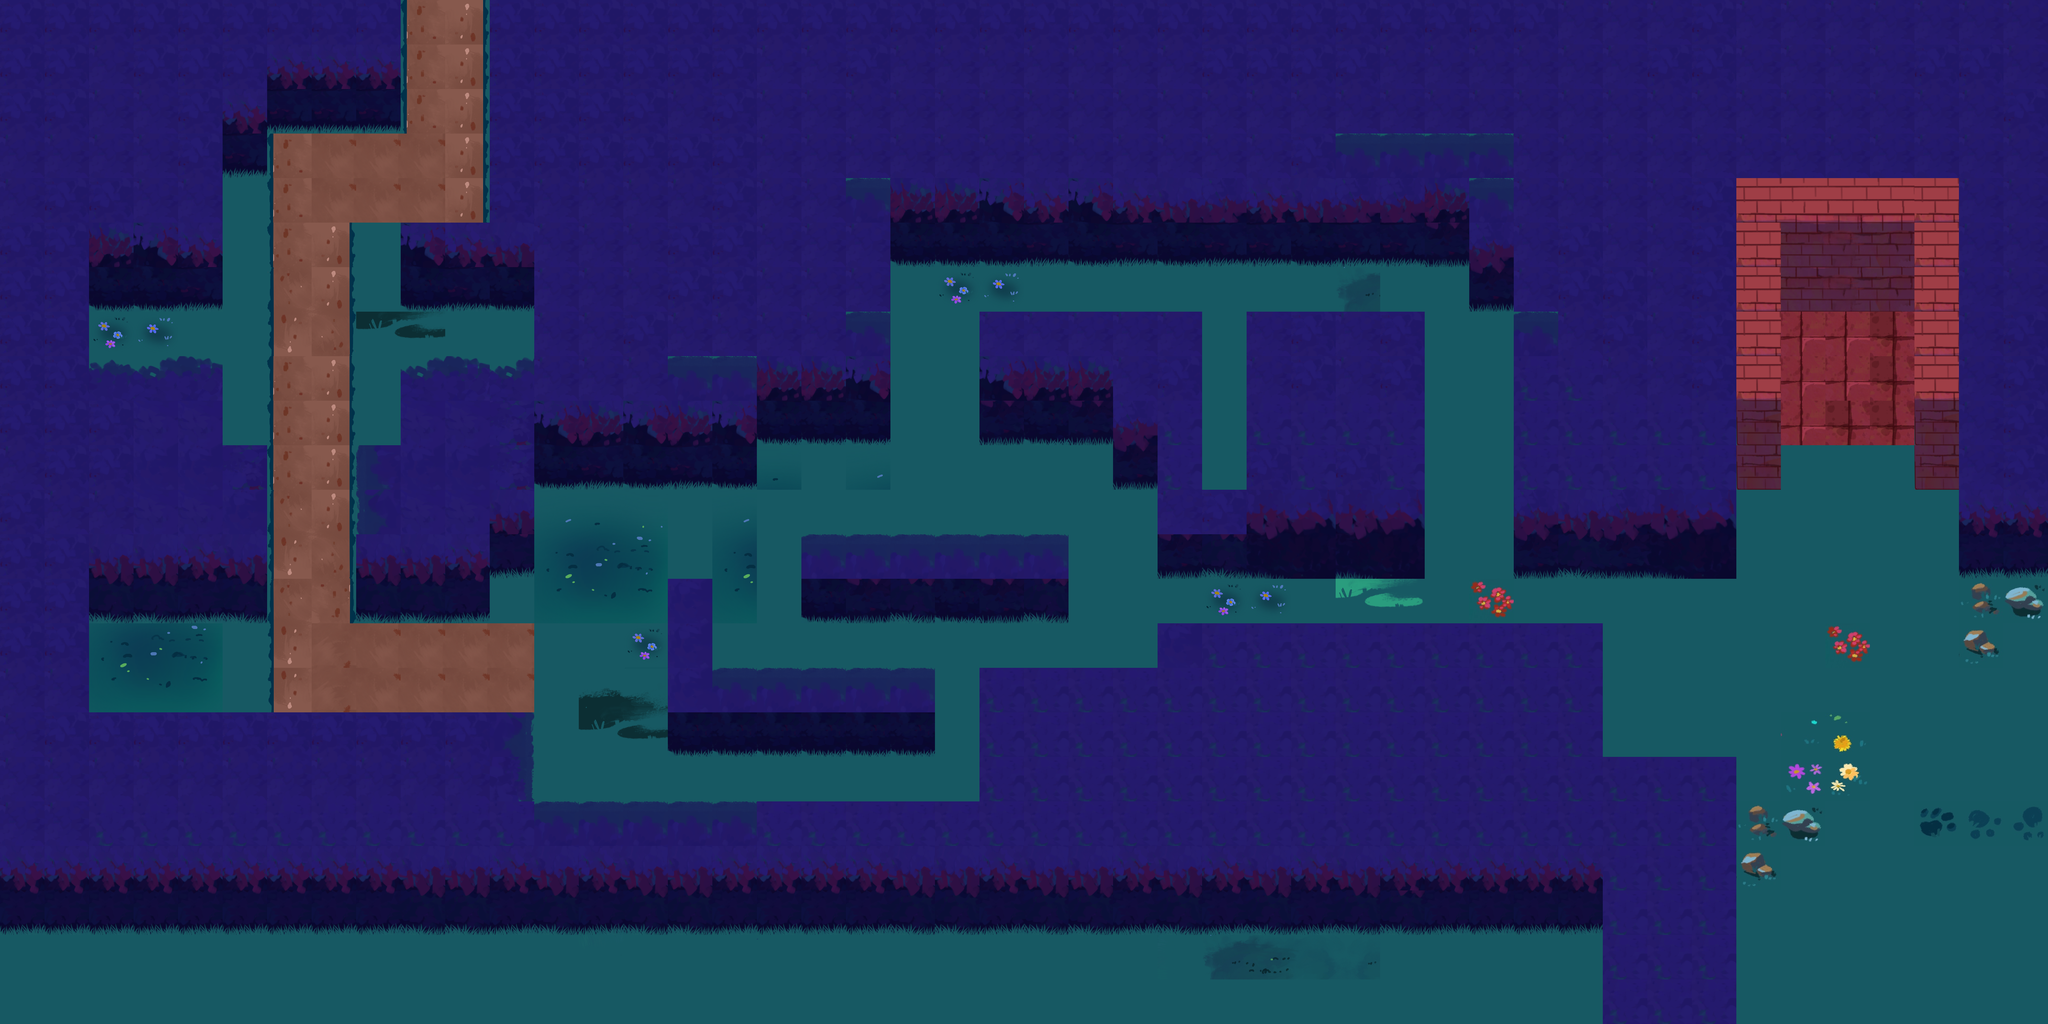

This game map was drawn from its Tiled (.tmx) file and the tilesets committed beside it. A one-line description and the trimmed map source follow:
An orthogonal 46x23 tile map with 128x128 px tiles, 1 tile layer (ground), 5 tilesets and 53 objects (3x Guard, Exit, Octopus, Cat, Camera).

<map version="1.10" tiledversion="1.11.2" orientation="orthogonal" renderorder="right-down" width="46" height="23" tilewidth="128" tileheight="128" infinite="0" nextlayerid="4" nextobjectid="348">
 <tileset firstgid="1" source="../../tilesets/path-1.tsx" />
 <tileset firstgid="211" source="../../tilesets/path-2.tsx" />
 <tileset firstgid="421" source="../../tilesets/walls-1.tsx" />
 <tileset firstgid="631" source="../../tilesets/path-3.tsx" />
 <tileset firstgid="887" source="../../tilesets/decorations.tsx" />
 <layer id="1" name="ground" width="46" height="23">
  <data>[1058 cells, 1058 non-empty, 118 distinct tile ids]</data>
 </layer>
 <objectgroup id="2" name="walls">
  <object id="225" x="1792" y="896" width="768" height="384" />
  <object id="229" x="2432" y="384" width="1536" height="384" />
  <object id="231" x="2432" y="768" width="128" height="128" />
  <object id="234" x="3328" y="1408" width="512" height="256" />
  <object id="236" x="4224" y="384" width="384" height="512" />
  <object id="245" x="2304" y="1536" width="768" height="256" />
  <object id="247" x="2816" y="896" width="640" height="384" />
  <object id="248" x="3200" y="1280" width="256" height="128" />
  <object id="249" x="3584" y="896" width="512" height="512" />
  <object id="250" x="3840" y="1408" width="256" height="256" />
  <object id="252" x="2176" y="1920" width="512" height="256" />
  <object id="253" x="2816" y="1920" width="512" height="384" />
  <object id="254" x="1536" y="1024" width="256" height="384" />
  <object id="255" x="1792" y="1280" width="384" height="128" />
  <object id="256" x="3968" y="384" width="256" height="384" />
  <object id="274" x="1408" y="1024" width="128" height="640" />
  <object id="275" x="1536" y="2304" width="1792" height="384" />
  <object id="276" x="1536" y="0" width="4352" height="384" />
  <object id="279" x="1536" y="384" width="896" height="512" />
  <object id="280" x="1536" y="896" width="256" height="128" />
  <object id="282" x="3328" y="1792" width="1280" height="896" />
  <object id="283" x="4608" y="2176" width="384" height="768" />
  <object id="285" x="4352" y="896" width="640" height="768" />
  <object id="286" x="4608" y="384" width="512" height="512" />
  <object id="287" x="5120" y="384" width="768" height="256" />
  <object id="288" x="4992" y="896" width="128" height="512" />
  <object id="298" x="0" y="896" width="256" height="896" />
  <object id="300" x="0" y="1792" width="256" height="896" />
  <object id="301" x="256" y="2048" width="1280" height="640" />
  <object id="305" x="768" y="0" width="384" height="384" />
  <object id="309" x="1408" y="0" width="128" height="640" />
  <object id="325" x="0" y="0" width="640" height="896" />
  <object id="327" x="640" y="0" width="128" height="512" />
  <object id="329" x="256" y="1024" width="384" height="768" />
  <object id="331" x="640" y="1280" width="128" height="512" />
  <object id="332" x="1024" y="1280" width="384" height="512" />
  <object id="334" x="1152" y="1024" width="256" height="256" />
  <object id="335" x="1152" y="640" width="384" height="256" />
  <object id="345" x="1920" y="1664" width="128" height="512" />
  <object id="346" x="2048" y="1920" width="128" height="256" />
  <object id="347" x="1152" y="0" width="256" height="128" />
 </objectgroup>
 <objectgroup id="3" name="objects">
  <object id="215" type="Guard" x="2344" y="1376">
   <properties>
    <property name="angle" type="float" value="0" />
    <property name="category" value="00100" />
    <property name="exclude" value="00100" />
    <property name="force" type="float" value="1.5" />
    <property name="fov" type="float" value="60" />
    <property name="maxSpeed" type="float" value="10" />
    <property name="path" type="object" value="216" />
    <property name="radius" type="float" value="0.5" />
    <property name="spriteRadius" type="float" value="1" />
    <property name="viewDistance" type="float" value="5" />
   </properties>
   <point />
  </object>
  <object id="216" x="2672" y="1376">
   <polyline points="-212.048,-19.58 491.313,-46.3633 506.422,508.929 -420.347,500.851" />
  </object>
  <object id="218" x="3176" y="1808">
   <polyline points="-31.6449,50.9088 -962.727,63.5717 -932.576,-474.435 -19.46,-469.145" />
  </object>
  <object id="242" type="Guard" x="3200.85" y="1599.15">
   <properties>
    <property name="angle" type="float" value="0" />
    <property name="category" value="00100" />
    <property name="exclude" value="00100" />
    <property name="force" type="float" value="1.5" />
    <property name="fov" type="float" value="60" />
    <property name="maxSpeed" type="float" value="10" />
    <property name="path" type="object" value="218" />
    <property name="radius" type="float" value="0.5" />
    <property name="spriteRadius" type="float" value="1" />
    <property name="viewDistance" type="float" value="5" />
   </properties>
   <point />
  </object>
  <object id="258" type="Exit" x="5320" y="1076">
   <properties>
    <property name="category" value="10000" />
    <property name="exclude" value="00000" />
    <property name="size" type="float" value="1.25" />
   </properties>
   <point />
  </object>
  <object id="262" x="751.964" y="948.424">
   <polyline points="-131.254,23.0563 392.174,17.0631" />
  </object>
  <object id="303" type="Octopus" x="1217.21" y="261.697">
   <point />
  </object>
  <object id="304" type="Cat" x="1281.82" y="281.818">
   <properties>
    <property name="abilityCooldown" type="float" value="5" />
    <property name="abilityRange" type="float" value="7" />
    <property name="category" value="00010" />
    <property name="exclude" value="00010" />
    <property name="force" type="float" value="9" />
    <property name="maxSpeed" type="float" value="10" />
    <property name="meowExpandSpeed" type="float" value="10" />
    <property name="radius" type="float" value="0.6" />
    <property name="spriteRadius" type="float" value="0.6" />
   </properties>
   <point />
  </object>
  <object id="321" type="Guard" x="339.394" y="966.667">
   <properties>
    <property name="angle" type="float" value="0" />
    <property name="category" value="00100" />
    <property name="exclude" value="00100" />
    <property name="force" type="float" value="1.5" />
    <property name="fov" type="float" value="60" />
    <property name="maxSpeed" type="float" value="10" />
    <property name="path" type="object" value="262" />
    <property name="radius" type="float" value="0.5" />
    <property name="spriteRadius" type="float" value="1" />
    <property name="viewDistance" type="float" value="5" />
   </properties>
   <point />
  </object>
  <object id="323" type="Camera" x="3112" y="1637">
   <properties>
    <property name="alarmDistance" type="float" value="5" />
    <property name="angle" type="float" value="320" />
    <property name="category" value="01000" />
    <property name="disabledTime" type="float" value="5" />
    <property name="exclude" value="00000" />
    <property name="fov" type="float" value="60" />
    <property name="radius" type="float" value="0.2" />
    <property name="spriteRadius" type="float" value="0.6" />
    <property name="viewDistance" type="float" value="5" />
   </properties>
   <point />
  </object>
  <object id="340" x="5632" y="1408" width="256" height="256" />
  <object id="343" x="5504" y="640" width="384" height="768" />
 </objectgroup>
</map>
